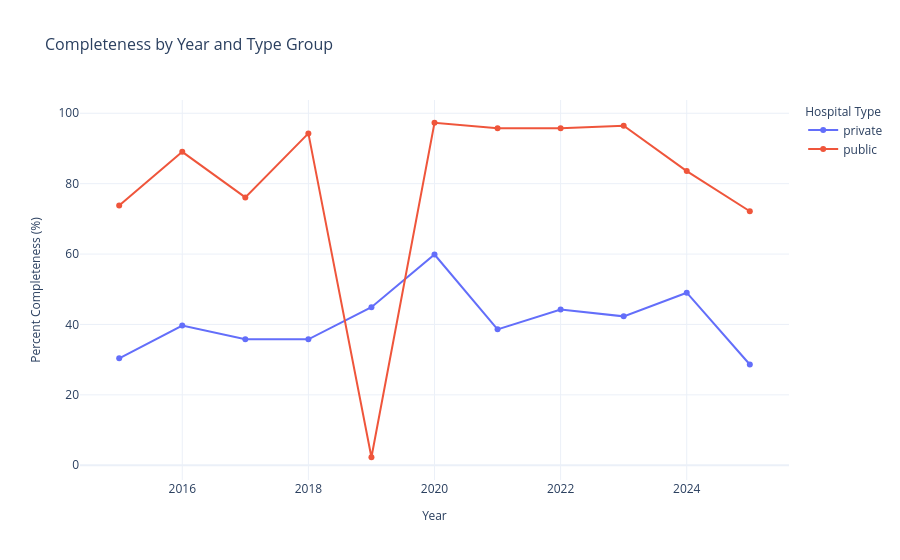

Write notebook code for a chart like this one.
### Markdown cell above
### 3.1 Reporting Completeness

Before imputing anything, establish how much of the hospital universe actually reports, and
whether that varies by sector — because if public and private facilities report at different
rates, any public/private comparison drawn from this source is confounded by response rather
than by staffing.

**Steps** — format `hosp_id` to five digits; drop rows whose period is
`'ไม่มีการบันทึกข้อมูล'`; convert B.E. → C.E.; map profession names to `hrh` codes; join the
facility registry for `htype`; classify public vs. private; drop exact duplicates; and count
distinct reporting facilities per year and sector.

**Denominators** — the counts are expressed against the registry universe: 461 private
hospitals and 11,330 public facilities. Reading the resulting percentage as a *response rate*
is the point; it is not a measure of how many facilities exist.

**What to look for in the output** — the level of each series, and any discontinuity. A step
change in reporting between adjacent years is a reporting artefact, and Section 4.3 shows how
far it propagates into the workforce totals.

### Code cell
# Check the completeness of data
df = hrh_df.copy()

# Format hospital ID and clean time data
df['hosp_id'] = df['hosp_id'].apply(lambda x: f'{x:05}') # Format to 5 digits
df = df[df['time'] != 'ไม่มีการบันทึกข้อมูล']
df['time'] = df['time'].apply(lambda x: int(x[-4:]) - 543) # Convert BE to CE
df.rename(columns={'time': 'year'}, inplace=True)
process.DataManipulation.mapping(df, 'hrh')
df = df[~df['hrh'].isna()]
df = pd.merge(df, hosp[['hcode', 'htype']], how='left', left_on='hosp_id', right_on='hcode')
df['type_gr'] = df['htype'].apply(lambda x: 'private' if x == 'โรงพยาบาลเอกชน' else 'public')

# Remove duplicate rows
df = df.drop_duplicates(keep='first')
df = df[df['year'] >= 2015]

complete = df.groupby(['year', 'type_gr'])['hosp_id'].nunique().reset_index(name='count')
# Add percent column with proper formatting
complete['percent'] = complete.apply(
    lambda row: f"{(row['count'] / 461) * 100:.2f}" if row['type_gr'] == 'private' 
                else f"{(row['count'] / 11330) * 100:.2f}", axis=1
)

# Convert the 'percent' column to numeric for calculations (removing string formatting)
complete['percent'] = complete['percent'].astype(float)

# Calculate the average percentage for each type group
average_percent = complete.groupby('type_gr')[['count', 'percent']].mean()

# Assuming `complete` is a DataFrame with columns 'year', 'percent', and 'type_gr'
fig = go.Figure()

# Grouping data by 'type_gr' and adding a trace for each group
for group in complete['type_gr'].unique():
    group_data = complete[complete['type_gr'] == group]
    fig.add_trace(go.Scatter(
        x=group_data['year'],
        y=group_data['percent'],
        mode='lines+markers',
        name=group  # Use the group name as the legend entry
    ))

# Updating layout and axis titles
fig.update_layout(
    title="Completeness by Year and Type Group",
    xaxis_title="Year",
    yaxis_title="Percent Completeness (%)",
    title_font_size=16,
    legend_title="Hospital Type",
    legend_title_font_size=12,
    xaxis_title_font_size=12,
    yaxis_title_font_size=12,
    template="plotly_white"
)

# Displaying the results
print("Average percentage completeness:")
print(average_percent)
fig.show()

### Figure 1 — Plotly figure (JSON) as saved in the notebook; plotly's stock layout.template omitted (floating-point values rounded to 4 significant figures)
{"data": [{"mode": "lines+markers", "name": "private", "type": "scatter", "x": [2015, 2016, 2017, 2018, 2019, 2020, 2021, 2022, 2023, 2024, 2025], "y": [30.37, 39.7, 35.79, 35.79, 44.9, 59.87, 38.61, 44.25, 42.3, 49.02, 28.63]}, {"mode": "lines+markers", "name": "public", "type": "scatter", "x": [2015, 2016, 2017, 2018, 2019, 2020, 2021, 2022, 2023, 2024, 2025], "y": [73.81, 89.04, 76.1, 94.29, 2.27, 97.31, 95.73, 95.75, 96.48, 83.57, 72.16]}], "layout": {"legend": {"title": {"font": {"size": 12}, "text": "Hospital Type"}}, "title": {"font": {"size": 16}, "text": "Completeness by Year and Type Group"}, "xaxis": {"title": {"font": {"size": 12}, "text": "Year"}}, "yaxis": {"title": {"font": {"size": 12}, "text": "Percent Completeness (%)"}}}}
